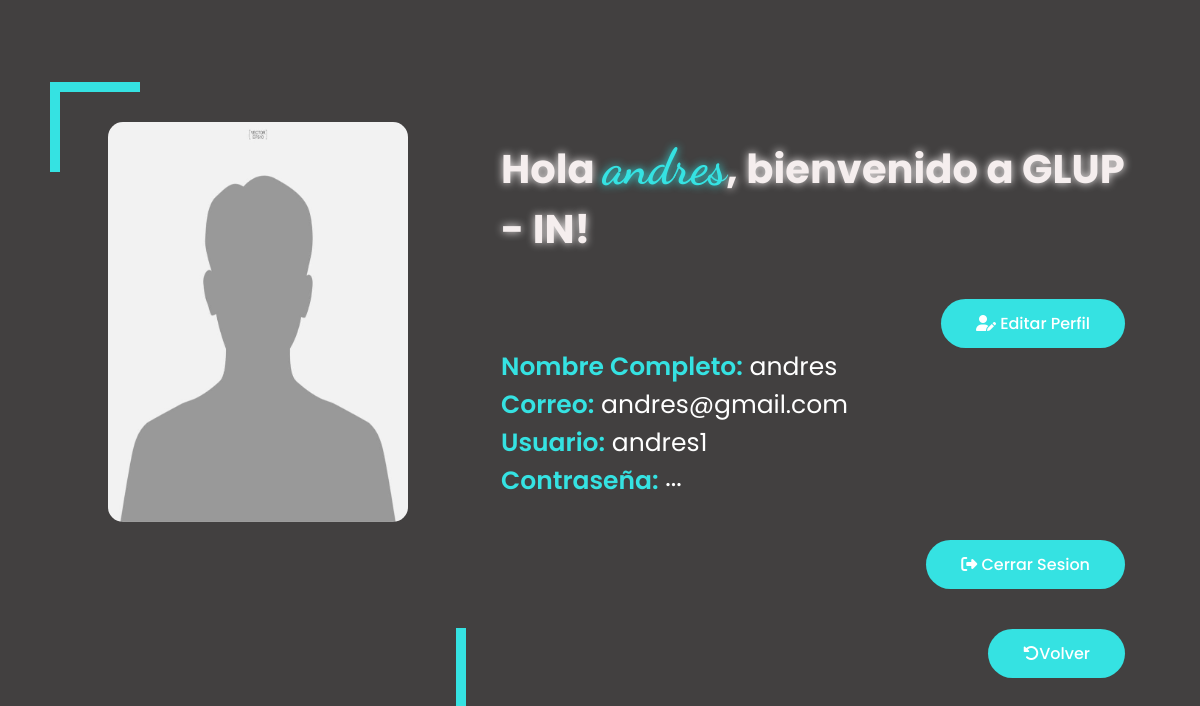
The page /Secundario/perfil.php?id=15 (signed in) on the database its author committed.
### tables this page shows
CREATE TABLE `usuarios` (
  `id` int(11) NOT NULL,
  `nombre_completo` varchar(50) NOT NULL,
  `correo` varchar(50) NOT NULL,
  `usuario` varchar(50) NOT NULL,
  `contrasena` varchar(150) NOT NULL
);

### Secundario/perfil.php (the view, shortened to what this page needs)
<?php
  $db = new Database();
  $con = $db->conectar();
  $id = $_GET['id'];
  $query = $con->prepare("SELECT * FROM usuarios where id=$id");
  $query->execute();
  $user = $query->fetch(PDO::FETCH_ASSOC);
?>
<!DOCTYPE html>
<html lang="es">
<head>
  <link rel="stylesheet" href="../CSS/perfil.css">
</head>
<body>
  <section class="section home">
    <div class="container">
      <div class="row">
        <div class="home-img">
          <img src="../IMG/user.jpg" alt="user">
        </div>
        <div class="home-info padd-15">
          <h3 class="saludo">Hola <span><?php echo $user['nombre_completo'];?></span>, bienvenido a GLUP - IN!</h3>
          <div class="boton">
            <a href="../Admin/editar_usuario.php?id=<?php echo $id?>" class="btn"><i class="fa-solid fa-user-pen"></i> Editar Perfil</a>
          </div>
          <p><span>Nombre Completo:</span> <?php echo $user['nombre_completo'];?></p>
          <p><span>Correo:</span> <?php echo $user['correo'];?></p>
          <p><span>Usuario:</span> <?php echo $user['usuario'];?></p>
          <p><span>Contraseña:</span> <input type="password" value="<?php echo $user['contrasena'];?>" readonly onmousedown="return false;"></p>
          <div class="boton">
            <a href="../PHP/cerrar_sesion.php" class="btn"><i class="fa-solid fa-right-from-bracket"></i> Cerrar Sesion</a>
          </div>
          <div class="boton">
            <a href="../index.php" class="btn-2"><i class="fa-solid fa-rotate-left"></i>Volver</a>
          </div>
        </div>
      </div>
    </div>
  </section>
</body>
</html>

### CSS/perfil.css (style rules this page uses)
* { margin: 0; padding: 0; box-sizing: border-box; text-decoration: none; font-family: 'Poppins', cursive; }
.section { min-height: 100vh; background-color: rgb(66, 64, 64); display: block; padding: 0 30px; }
.container { max-width: 1300px; width: 100%; margin: auto; }
.row { display: flex; flex-wrap: wrap; position: relative; }
.home-img { flex: 0 0 40%; max-width: 40%; text-align: center; position: relative; }
.home-info { flex: 0 0 60%; max-width: 60%; }
.home-img img { margin: auto; height: 400px; border-radius: 15px; }
.home-img::before { content: ''; position: absolute; height: 80px; width: 80px; border-top: 10px solid rgb(53, 226, 226); border-left: 10px solid rgb(53, 226, 226); left: 20px; top: -40px; }
.home-img::after { content: ''; position: absolute; height: 80px; width: 80px; border-bottom: 10px solid rgb(53, 226, 226); border-right: 10px solid rgb(53, 226, 226); right: 20px; bottom: -40px; }
.padd-15 { padding-left: 15px; padding-right: 15px; }
.home { min-height: 100vh; display: flex; }
h3.saludo { font-size: 40px; margin: 15px 0; color: rgb(245, 238, 238); text-shadow: 0px 0px 8px rgb(243, 239, 239); }
h3.saludo span { color: rgb(53, 226, 226); font-family: 'Dancing Script', cursive; font-size: 50px; text-shadow: 0px 0px 8px rgb(53, 226, 226); }
.btn { font-size: 16px; font-weight: 500; padding: 12px 35px; background-color: rgb(53, 226, 226); color: white; border-radius: 40px; display: inline-block; white-space: nowrap; transition: all 0.3s ease; border: none; }
.boton { text-align: end; padding-right: 30px; margin-top: 40px; }
.btn-2 { font-size: 16px; font-weight: 500; padding: 12px 35px; background-color: rgb(53, 226, 226); color: white; border-radius: 40px; display: inline-block; white-space: nowrap; transition: all 0.3s ease; border: none; }
.home-info p { font-size: 25px; color: white; }
.home-info p span { color: rgb(53, 226, 226); font-weight: 600; font-size: 25px; }
input { border: none; outline: none; background-color: rgb(66, 64, 64); color: white; }

### rows shown on the page
usuarios: nombre_completo "andres", correo "andres@gmail.com", usuario "andres1"
